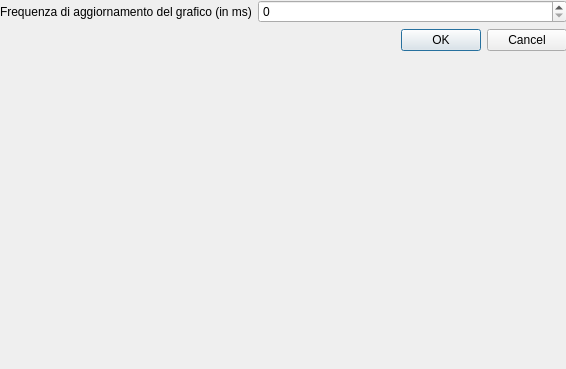
<?xml version="1.0" encoding="UTF-8"?>
<ui version="4.0">
 <class>Dialog</class>
 <widget class="QDialog" name="Dialog">
  <property name="geometry">
   <rect>
    <x>0</x>
    <y>0</y>
    <width>566</width>
    <height>369</height>
   </rect>
  </property>
  <property name="windowTitle">
   <string>Frequenza aggiornamento grafico</string>
  </property>
  <widget class="QWidget" name="formLayoutWidget">
   <property name="geometry">
    <rect>
     <x>0</x>
     <y>0</y>
     <width>567</width>
     <height>369</height>
    </rect>
   </property>
   <layout class="QFormLayout" name="formLayout">
    <item row="0" column="0">
     <widget class="QLabel" name="label">
      <property name="text">
       <string>Frequenza di aggiornamento del grafico (in ms)</string>
      </property>
     </widget>
    </item>
    <item row="0" column="1">
     <widget class="QSpinBox" name="spinBox"/>
    </item>
    <item row="1" column="1">
     <widget class="QDialogButtonBox" name="buttonBox">
      <property name="orientation">
       <enum>Qt::Horizontal</enum>
      </property>
      <property name="standardButtons">
       <set>QDialogButtonBox::Cancel|QDialogButtonBox::Ok</set>
      </property>
     </widget>
    </item>
   </layout>
  </widget>
 </widget>
 <resources/>
 <connections>
  <connection>
   <sender>buttonBox</sender>
   <signal>accepted()</signal>
   <receiver>Dialog</receiver>
   <slot>accept()</slot>
   <hints>
    <hint type="sourcelabel">
     <x>248</x>
     <y>254</y>
    </hint>
    <hint type="destinationlabel">
     <x>157</x>
     <y>274</y>
    </hint>
   </hints>
  </connection>
  <connection>
   <sender>buttonBox</sender>
   <signal>rejected()</signal>
   <receiver>Dialog</receiver>
   <slot>reject()</slot>
   <hints>
    <hint type="sourcelabel">
     <x>316</x>
     <y>260</y>
    </hint>
    <hint type="destinationlabel">
     <x>286</x>
     <y>274</y>
    </hint>
   </hints>
  </connection>
 </connections>
</ui>
